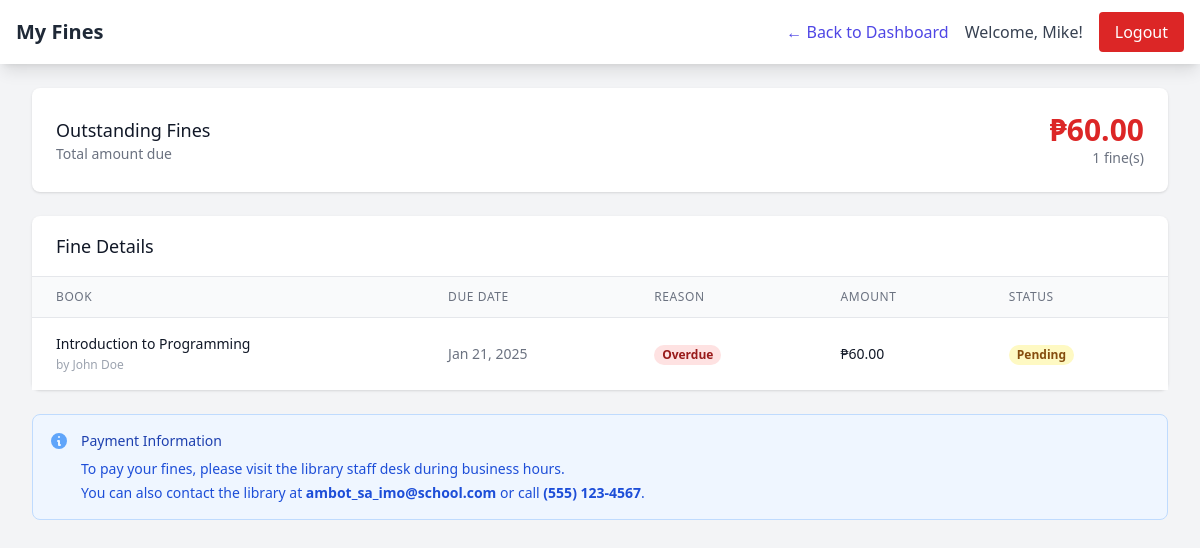
Screenshot of /student/fines.php (signed in) with the database file from the repository.
### tables this page shows
CREATE TABLE fines (
    id INT AUTO_INCREMENT PRIMARY KEY,
    user_id INT NOT NULL,
    transaction_id INT NOT NULL,
    amount DECIMAL(10,2) NOT NULL,
    reason ENUM('overdue', 'damage', 'lost', 'book_price') NOT NULL,
    status ENUM('pending', 'paid', 'waived') DEFAULT 'pending',
    created_at TIMESTAMP DEFAULT CURRENT_TIMESTAMP,
    paid_at TIMESTAMP NULL,
    FOREIGN KEY (user_id) REFERENCES users(id) ON DELETE CASCADE,
    FOREIGN KEY (transaction_id) REFERENCES transactions(id) ON DELETE CASCADE
);

CREATE TABLE books (
    id INT AUTO_INCREMENT PRIMARY KEY,
    title VARCHAR(255) NOT NULL,
    author VARCHAR(255) NOT NULL,
    isbn VARCHAR(20) UNIQUE NULL,
    category VARCHAR(100),
    price DECIMAL(10,2) DEFAULT 0.00,
    status ENUM('available', 'borrowed', 'reserved', 'archived') DEFAULT 'available',
    created_at TIMESTAMP DEFAULT CURRENT_TIMESTAMP,
    updated_at TIMESTAMP DEFAULT CURRENT_TIMESTAMP ON UPDATE CURRENT_TIMESTAMP
);

CREATE TABLE transactions (
    id INT AUTO_INCREMENT PRIMARY KEY,
    user_id INT NOT NULL,
    book_id INT NOT NULL,
    semester_id INT NOT NULL,
    transaction_type ENUM('borrow', 'return') NOT NULL,
    transaction_date TIMESTAMP DEFAULT CURRENT_TIMESTAMP,
    due_date DATE,
    return_date DATE NULL,
    status ENUM('active', 'completed', 'overdue', 'lost') DEFAULT 'active',
    penalty_amount DECIMAL(10,2) DEFAULT 0.00,
    penalty_paid BOOLEAN DEFAULT FALSE,
    book_price_paid DECIMAL(10,2) DEFAULT 0.00,
    book_price_paid_boolean BOOLEAN DEFAULT FALSE,
    FOREIGN KEY (user_id) REFERENCES users(id) ON DELETE CASCADE,
    FOREIGN KEY (book_id) REFERENCES books(id) ON DELETE CASCADE,
    FOREIGN KEY (semester_id) REFERENCES semesters(id) ON DELETE CASCADE
);

### config/penalty_manager.php (called while the page is built, shortened)
<?php
require_once 'database.php';
class PenaltyManager {
    private $db;
    public function __construct() {
        $database = new Database();
        $this->db = $database->getConnection();
    }
    public function getUserOutstandingFines($user_id) {
        $query = "SELECT f.*, t.due_date, b.title, b.author
                  FROM fines f
                  JOIN transactions t ON f.transaction_id = t.id
                  JOIN books b ON t.book_id = b.id
                  WHERE f.user_id = ? AND f.status = 'pending'
                  ORDER BY f.created_at DESC";
        $stmt = $this->db->prepare($query);
        $stmt->execute([$user_id]);
        return $stmt->fetchAll(PDO::FETCH_ASSOC);
    }
}
?>

### config/database.php (called while the page is built, shortened)
<?php
class Database {
    private $host = 'localhost';
    private $db_name = 'smart_library';
    private $username = 'root';
    private $password = '';
    public function getConnection() {
        $this->conn = null;
        try {
            $this->conn = new PDO(
                "mysql:host=" . $this->host . ";dbname=" . $this->db_name,
                $this->username,
                $this->password
            );
            $this->conn->setAttribute(PDO::ATTR_ERRMODE, PDO::ERRMODE_EXCEPTION);
        } catch(PDOException $exception) {
            echo "Connection error: " . $exception->getMessage();
        }
        return $this->conn;
    }
}
?>

### student/fines.php (the view, shortened to what this page needs)
<?php
require_once '../config/database.php';
require_once '../config/penalty_manager.php';
$penalty_manager = new PenaltyManager();
$outstanding_fines = $penalty_manager->getUserOutstandingFines($_SESSION['user_id']);
$total_outstanding = 0;
foreach ($outstanding_fines as $fine) {
    $total_outstanding += $fine['amount'];
}
?>
<!DOCTYPE html>
<html lang="en">
<head>
    <script src="https://cdn.tailwindcss.com"></script>
    <link href="https://cdn.jsdelivr.net/npm/flowbite@2.2.1/dist/flowbite.min.css" rel="stylesheet" />
</head>
<body class="bg-gray-100">
    <nav class="bg-white shadow-lg">
        <div class="max-w-7xl mx-auto px-4">
            <div class="flex justify-between h-16">
                <div class="flex items-center">
                    <h1 class="text-xl font-semibold text-gray-800">My Fines</h1>
                </div>
                <div class="flex items-center space-x-4">
                    <a href="dashboard.php" class="text-indigo-600 hover:text-indigo-900">← Back to Dashboard</a>
                    <span class="text-gray-700">Welcome, <?php echo htmlspecialchars($_SESSION['first_name']); ?>!</span>
                    <a href="../logout.php" class="bg-red-600 text-white px-4 py-2 rounded hover:bg-red-700">Logout</a>
                </div>
            </div>
        </div>
    </nav>
    <div class="max-w-7xl mx-auto py-6 sm:px-6 lg:px-8">
        <div class="bg-white shadow rounded-lg p-6 mb-6">
            <div class="flex items-center justify-between">
                <div>
                    <h2 class="text-lg font-medium text-gray-900">Outstanding Fines</h2>
                    <p class="text-sm text-gray-500">Total amount due</p>
                </div>
                <div class="text-right">
                    <div class="text-3xl font-bold text-red-600">₱<?php echo number_format($total_outstanding, 2); ?></div>
                    <div class="text-sm text-gray-500"><?php echo count($outstanding_fines); ?> fine(s)</div>
                </div>
            </div>
        </div>
        <div class="bg-white shadow rounded-lg">
            <div class="px-6 py-4 border-b border-gray-200">
                <h2 class="text-lg font-medium text-gray-900">Fine Details</h2>
            </div>
            <div class="overflow-x-auto">
                <table class="min-w-full divide-y divide-gray-200">
                    <thead class="bg-gray-50">
                        <tr>
                            <th class="px-6 py-3 text-left text-xs font-medium text-gray-500 uppercase tracking-wider">Book</th>
                            <th class="px-6 py-3 text-left text-xs font-medium text-gray-500 uppercase tracking-wider">Due Date</th>
                            <th class="px-6 py-3 text-left text-xs font-medium text-gray-500 uppercase tracking-wider">Reason</th>
                            <th class="px-6 py-3 text-left text-xs font-medium text-gray-500 uppercase tracking-wider">Amount</th>
                            <th class="px-6 py-3 text-left text-xs font-medium text-gray-500 uppercase tracking-wider">Status</th>
                        </tr>
                    </thead>
                    <tbody class="bg-white divide-y divide-gray-200">
                        <?php if (empty($outstanding_fines)): ?>
                            <tr>
                                <td colspan="5" class="px-6 py-4 text-center text-gray-500">
                                    <div class="flex flex-col items-center">
                                        <svg class="h-12 w-12 text-green-400 mb-2" fill="none" viewBox="0 0 24 24" stroke="currentColor">
                                            <path stroke-linecap="round" stroke-linejoin="round" stroke-width="2" d="M9 12l2 2 4-4m6 2a9 9 0 11-18 0 9 9 0 0118 0z" />
                                        </svg>
                                        <p class="text-lg font-medium text-gray-900">No outstanding fines!</p>
                                        <p class="text-sm text-gray-500">You're all caught up with your library obligations.</p>
                                    </div>
                                </td>
                            </tr>
                        <?php else: ?>
                            <?php foreach ($outstanding_fines as $fine): ?>
                            <tr>
                                <td class="px-6 py-4 whitespace-nowrap text-sm font-medium text-gray-900">
                                    <?php echo htmlspecialchars($fine['title']); ?>
                                    <br><span class="text-xs text-gray-400">by <?php echo htmlspecialchars($fine['author']); ?></span>
                                </td>
                                <td class="px-6 py-4 whitespace-nowrap text-sm text-gray-500">
                                    <?php echo date('M d, Y', strtotime($fine['due_date'])); ?>
                                </td>
                                <td class="px-6 py-4 whitespace-nowrap text-sm text-gray-500">
                                    <span class="px-2 inline-flex text-xs leading-5 font-semibold rounded-full bg-red-100 text-red-800">
                                        <?php echo ucfirst($fine['reason']); ?>
                                    </span>
                                </td>
                                <td class="px-6 py-4 whitespace-nowrap text-sm font-medium text-gray-900">
                                    ₱<?php echo number_format($fine['amount'], 2); ?>
                                </td>
                                <td class="px-6 py-4 whitespace-nowrap text-sm text-gray-500">
                                    <span class="px-2 inline-flex text-xs leading-5 font-semibold rounded-full bg-yellow-100 text-yellow-800">
                                        <?php echo ucfirst($fine['status']); ?>
                                    </span>
                                </td>
                            </tr>
                            <?php endforeach; ?>
                        <?php endif; ?>
                    </tbody>
                </table>
            </div>
        </div>
        <?php if (!empty($outstanding_fines)): ?>
        <div class="bg-blue-50 border border-blue-200 rounded-lg p-4 mt-6">
            <div class="flex">
                <div class="flex-shrink-0">
                    <svg class="h-5 w-5 text-blue-400" viewBox="0 0 20 20" fill="currentColor">
                        <path fill-rule="evenodd" d="M18 10a8 8 0 11-16 0 8 8 0 0116 0zm-7-4a1 1 0 11-2 0 1 1 0 012 0zM9 9a1 1 0 000 2v3a1 1 0 001 1h1a1 1 0 100-2v-3a1 1 0 00-1-1H9z" clip-rule="evenodd" />
                    </svg>
                </div>
                <div class="ml-3">
                    <h3 class="text-sm font-medium text-blue-800">
                        Payment Information
                    </h3>
                    <div class="mt-2 text-sm text-blue-700">
                        <p>To pay your fines, please visit the library staff desk during business hours.</p>
                        <p class="mt-1">You can also contact the library at <strong>ambot_sa_imo@school.com</strong> or call <strong>(555) 123-4567</strong>.</p>
                    </div>
                </div>
            </div>
        </div>
        <?php endif; ?>
    </div>
</body>
</html>

### rows the page displays
fines: books.title "Introduction to Programming", books.author "John Doe", transaction.due_date "Jan 21, 2025", reason "Overdue", amount "60.00", status "Pending"

### other values shown
$_SESSION['first_name'] "Mike"
$total_outstanding "60.00"
count($outstanding_fines) "1"
